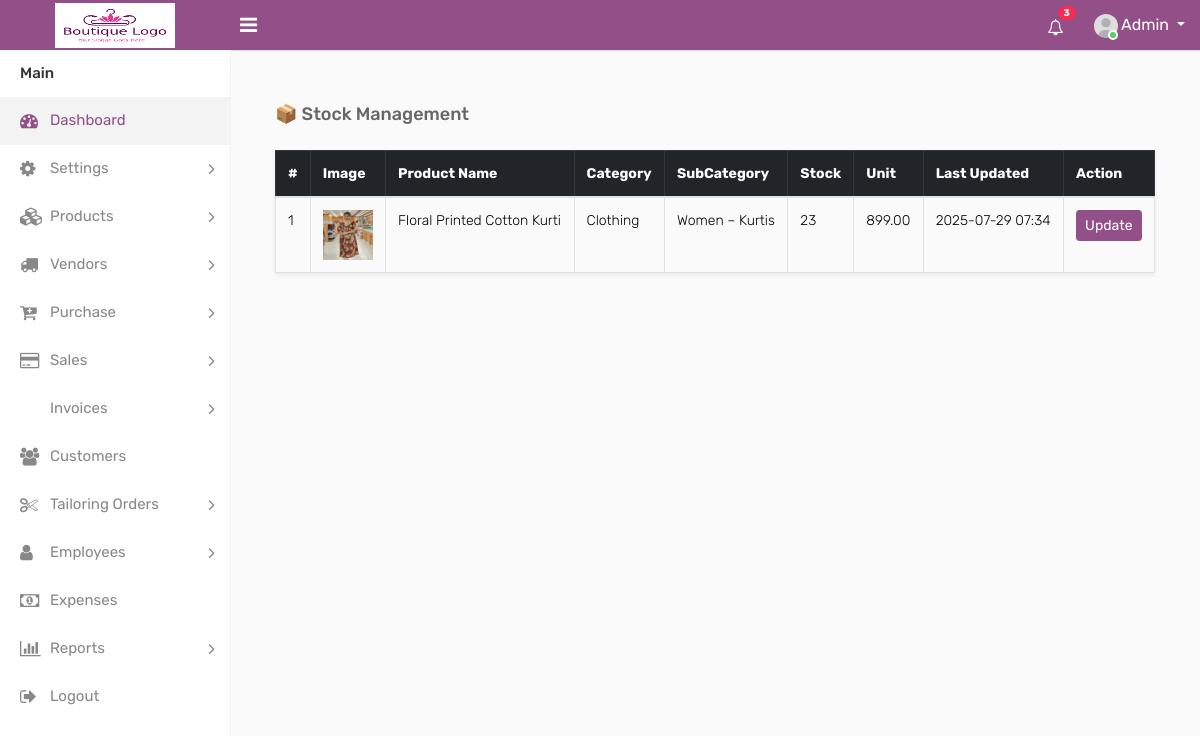
Page /products/stock/ (signed in) on the committed database.
### B_App/models.py (models this page shows, shortened)
class ShopSettings(models.Model):
    user = models.OneToOneField(User, on_delete=models.CASCADE)
    shop_name = models.CharField(max_length=255)
    address = models.TextField()
    email = models.EmailField()
    phone = models.CharField(max_length=20)
    logo = models.ImageField(upload_to='logos/', blank=True, null=True)
    theme_color = models.CharField(max_length=7, default='#0d6efd')

class tbl_Product(models.Model):
    subcategory = models.ForeignKey(tbl_SubCategory, on_delete=models.CASCADE, related_name="products")
    name = models.CharField(max_length=200)
    description = models.TextField(null=True, blank=True)
    price = models.DecimalField(max_digits=10, decimal_places=2)
    stock = models.PositiveIntegerField()
    image = models.ImageField(upload_to="products/", null=True, blank=True)
    status = models.CharField(max_length=10, choices=[('active', 'Active'), ('inactive', 'Inactive')], default='active')
    created_at = models.DateTimeField(auto_now_add=True)
    updated_at = models.DateTimeField(auto_now=True)
    gst_percentage = models.DecimalField(max_digits=5, decimal_places=2, default=0.00)

class tbl_SubCategory(models.Model):
    category = models.ForeignKey(tbl_Category, on_delete=models.CASCADE, related_name="subcategories")
    name = models.CharField(max_length=100)
    status = models.CharField(max_length=100, null=True, choices=[('active', 'Active'), ('inactive', 'Inactive')])
    created_at = models.DateTimeField(auto_now_add=True)
    updated_at = models.DateTimeField(auto_now=True)

class tbl_Category(models.Model):
    name = models.CharField(max_length=100, null=True)
    status = models.CharField(max_length=100, null=True, choices=[('active', 'Active'), ('inactive', 'Inactive')])
    created_at = models.DateTimeField(auto_now_add=True)
    updated_at = models.DateTimeField(auto_now=True)

### B_App/views.py (the view)
# urls.py: path("products/stock/", stock_management, name="stock"),
@login_required
def stock_management(request):
    settings = ShopSettings.objects.first()
    products = tbl_Product.objects.all()
    return render(request, "products/stock.html", {
        "products": products,
        "settings": settings
    })

### B_App/context_processors.py (called while the page is built)
def global_settings(request):
    shop_settings = ShopSettings.objects.first()
    theme_settings = None
    if request.user.is_authenticated:
        try:
            theme_settings = ThemeSettings.objects.get(user=request.user)
        except ThemeSettings.DoesNotExist:
            theme_settings = None
    return {
        'settings': shop_settings,
        'theme': theme_settings
    }

### templates/products/stock.html
{% include "navbar.html" %}
{% load static %}
{% block content %}
<div class="container mt-4">
    <h4 class="mb-4">📦 Stock Management</h4>
  <table class="table table-bordered table-hover shadow-sm">
    <thead class="table-dark">
        <tr>
            <th>#</th>
            <th>Image</th>
            <th>Product Name</th>
            <th>Category</th>
            <th>SubCategory</th>
            <th>Stock</th>
            <th>Unit</th>
            <th>Last Updated</th>
            <th>Action</th>
        </tr>
    </thead>
    <tbody>
        {% for product in products %}
        <tr>
            <td>{{ forloop.counter }}</td>
            <td>
                {% if product.image %}
                    <img src="{{ product.image.url }}" width="50" height="50">
                {% else %}
                    N/A
                {% endif %}
            </td>
            <td>{{ product.name }}</td>
            <td>{{ product.subcategory.category.name }}</td>
            <td>{{ product.subcategory.name }}</td>
            <td>{{ product.stock }}</td>
            <td>{{ product.price }}</td>
            <td>{{ product.updated_at|date:"Y-m-d H:i" }}</td>
            <td>
                <a href="{% url 'update_stock' product.id %}" class="btn btn-sm btn-primary">Update</a>
            </td>
        </tr>
        {% empty %}
        <tr>
            <td colspan="9" class="text-center">No products found.</td>
        </tr>
        {% endfor %}
    </tbody>
</table>
</div>
{% endblock %}

### templates/navbar.html (shortened to what this page needs)
<!DOCTYPE html>
{% load static %}
<html lang="en">
<head>
    <link rel="stylesheet" type="text/css" href="{% static 'assets/css/bootstrap.min.css' %}">
    <link rel="stylesheet" type="text/css" href="{% static 'assets/css/font-awesome.min.css' %}">
    <link rel="stylesheet" type="text/css" href="{% static 'assets/css/style.css' %}">
</head>
<body>
    <div class="main-wrapper">
        <div class="header" style="background-color:{{settings.theme_color}}">
			<div class="header-left">
				<a href="/dashboard/" class="logo">
                    {% if settings.logo %}
				<img src="{{settings.logo.url}}" width="120" height="45" alt="">
                    {%else %}<span>Your Logo</span>
                    {% endif %}
				</a>
			</div>
			<a id="toggle_btn" href="javascript:void(0);"><i class="fa fa-bars"></i></a>
            <ul class="nav user-menu float-right">
                <li class="nav-item dropdown d-none d-sm-block">
                    <a href="#" class="dropdown-toggle nav-link" data-toggle="dropdown"><i class="fa fa-bell-o"></i> <span class="badge badge-pill bg-danger float-right">3</span></a>
                </li>
                <li class="nav-item dropdown has-arrow">
                    <a href="#" class="dropdown-toggle nav-link user-link" data-toggle="dropdown">
                        <span class="user-img">
							<img class="rounded-circle" src="{% static 'assets/img/user.jpg' %}" width="24" alt="Admin">
							<span class="status online"></span>
						</span>
						<span>Admin</span>
                    </a>
                </li>
            </ul>
        </div>
        <div class="sidebar" id="sidebar">
    <div class="sidebar-inner slimscroll">
        <div id="sidebar-menu" class="sidebar-menu">
            <ul>
                <li class="menu-title">Main</li>
                <li class="active">
                    <a href="{% url 'dashboard' %}"><i class="fa fa-dashboard"></i> <span>Dashboard</span></a>
                </li>
<li class="submenu">
                    <a href="#"><i class="fa fa-cog"></i> <span> Settings </span> <span class="menu-arrow"></span></a>
                </li>
                <li class="submenu">
    <a href="#"><i class="fa fa-cubes"></i> <span> Products </span> <span class="menu-arrow"></span></a>
</li>
                <li class="submenu">
    <a href="#"><i class="fa fa-truck"></i> <span> Vendors </span> <span class="menu-arrow"></span></a>
</li>
                <li class="submenu">
    <a href="#"><i class="fa fa-cart-plus"></i> <span> Purchase </span> <span class="menu-arrow"></span></a>
</li>
                <li class="submenu">
    <a href="#"><i class="fa fa-credit-card"></i> <span> Sales </span> <span class="menu-arrow"></span></a>
</li>
                <li class="submenu">
    <a href="#"><i class="fa fa-file-invoice"></i> <span> Invoices </span> <span class="menu-arrow"></span></a>
</li>
                <li>
                    <a href="{% url 'customers' %}"><i class="fa fa-users"></i> <span>Customers</span></a>
                </li>
                <li class="submenu">
                    <a href="#"><i class="fa fa-scissors"></i> <span> Tailoring Orders </span> <span class="menu-arrow"></span></a>
                </li>
                <li class="submenu">
                    <a href="#"><i class="fa fa-user"></i> <span> Employees </span> <span class="menu-arrow"></span></a>
                </li>
                <li>
                    <a href="{% url 'expenses' %}"><i class="fa fa-money"></i> <span>Expenses</span></a>
                </li>
                <li class="submenu">
                    <a href="#"><i class="fa fa-bar-chart"></i> <span> Reports </span> <span class="menu-arrow"></span></a>
                </li>
                <li>
                    <a href="{% url 'logout' %}"><i class="fa fa-sign-out"></i> <span>Logout</span></a>
                </li>
            </ul>
        </div>
    </div>
</div>
        <div class="page-wrapper">
            <div class="content">
</body>
</html>

### rows in the picture
ShopSettings: logo (picture)
tbl_Product: image (picture), name "Floral Printed Cotton Kurti", subcategory.category.name "Clothing", subcategory.name "Women – Kurtis", stock "23", price "899.00", updated_at "2025-07-29 07:34"
